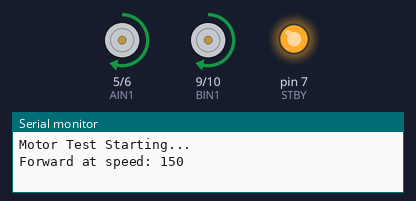
Simulated run of this sketch. Board: Arduino Uno, built with avr-gcc and run on an emulated ATmega328P. Shown: motor-driver pin pairs drawn as motors (green arrow = first pin HIGH = forward, orange = second pin HIGH = backward, longer = more drive, scaled by the enable pin, stopped while the standby pin is LOW), output pins drawn as LEDs (lit = HIGH), the last lines printed to the serial monitor.

Above: at 1.0 s.
At 2.5 s:
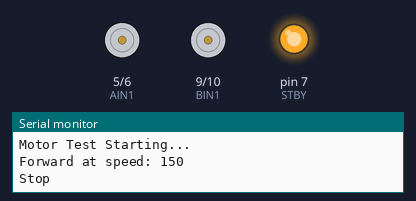
At 4.0 s:
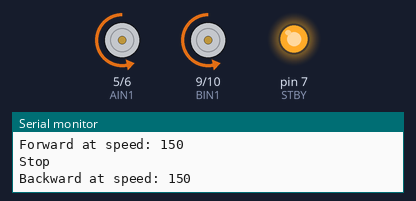
Timing chart, 0 to 7.8 s (numbered marks = the images above):
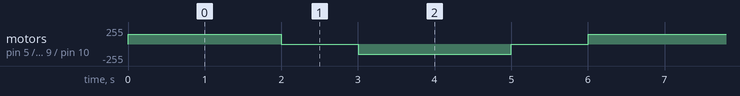

Measured:
- by itself, motor on pin 5 (AIN1) / pin 6 (AIN2), motor on pin 9 (BIN1) / pin 10 (BIN2): repeats every 6.0 s: stopped 1.0 s, backward 150/255 2.0 s, stopped 1.0 s, forward 150/255 2.0 s

The sketch:

motorTest.ino
```cpp
// --- TB6612FNG Pins ---
const int AIN1 = 5;  // ทิศทางมอเตอร์ A
const int AIN2 = 6;
const int PWMA = 3;  // ความเร็ว (ต้องเป็นพิน PWM)
const int BIN1 = 9;  // ทิศทางมอเตอร์ B
const int BIN2 = 10;
const int PWMB = 11; // ความเร็ว (ต้องเป็นพิน PWM)
const int STBY = 7;  // พิน Standby

void setup() {
    Serial.begin(115200);

    // ตั้งค่าพินมอเตอร์เป็น OUTPUT
    pinMode(AIN1, OUTPUT); pinMode(AIN2, OUTPUT); pinMode(PWMA, OUTPUT);
    pinMode(BIN1, OUTPUT); pinMode(BIN2, OUTPUT); pinMode(PWMB, OUTPUT);
    pinMode(STBY, OUTPUT);

    // เปิดใช้งาน Driver (ต้องเป็น HIGH มอเตอร์ถึงจะทำงาน)
    digitalWrite(STBY, HIGH);

    Serial.println("Motor Test Starting...");
}

void moveMotors(int speed) {
    if (speed > 0) { // เดินหน้า
        digitalWrite(AIN1, HIGH); digitalWrite(AIN2, LOW);
        digitalWrite(BIN1, HIGH); digitalWrite(BIN2, LOW);
        Serial.print("Forward at speed: ");
    } else if (speed < 0) { // ถอยหลัง
        digitalWrite(AIN1, LOW);  digitalWrite(AIN2, HIGH);
        digitalWrite(BIN1, LOW);  digitalWrite(BIN2, HIGH);
        Serial.print("Backward at speed: ");
    } else { // หยุด
        digitalWrite(AIN1, LOW);  digitalWrite(AIN2, LOW);
        digitalWrite(BIN1, LOW);  digitalWrite(BIN2, LOW);
        Serial.println("Stop");
    }

    analogWrite(PWMA, abs(speed));
    analogWrite(PWMB, abs(speed));
    if (speed != 0) Serial.println(abs(speed));
}

void loop() {
    // 1. เดินหน้าความเร็วปานกลาง
    moveMotors(150);
    delay(2000);

    // 2. หยุด
    moveMotors(0);
    delay(1000);

    // 3. ถอยหลังความเร็วปานกลาง
    moveMotors(-150);
    delay(2000);

    // 4. หยุด
    moveMotors(0);
    delay(1000);
}
```
